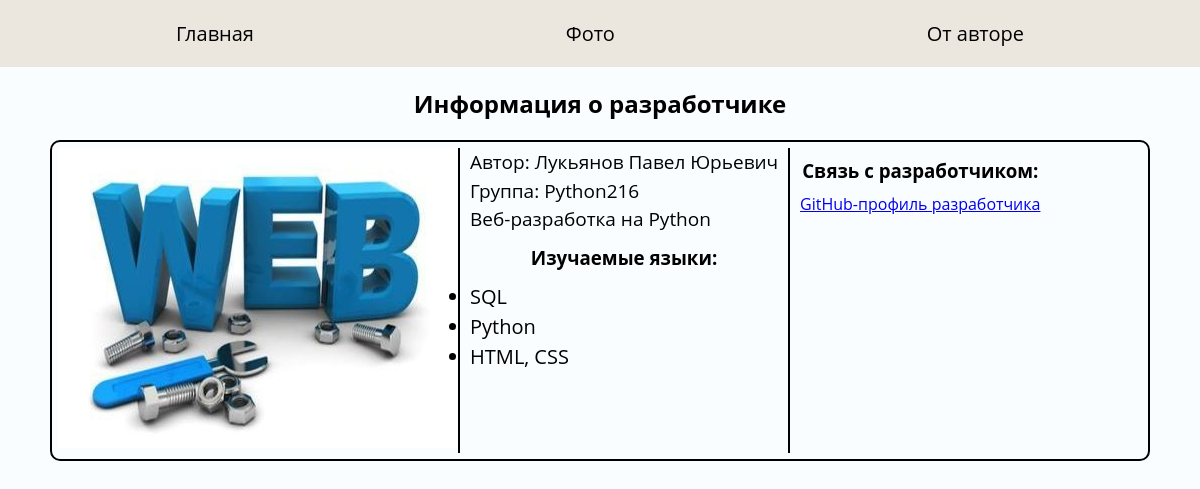
/about, run on the app's committed database.
### tables this page shows
CREATE TABLE menu (
    id INTEGER PRIMARY KEY AUTOINCREMENT,
    title TEXT NOT NULL,
    url TEXT NOT NULL
);

### main.py (the view)
@app.route('/about')
def about():
    db_con = connect_db()
    db = DataBase(db_con)
    return render_template('about.html', title='Об авторе', menu=db.get_menu())

### DataBase.py (called while the page is built)
    def _get_objects(self, table):
        try:
            self.__cur.execute(f'SELECT * from {table}')
            res = self.__cur.fetchall()
            if res:
                return res
        except IOError:
            print('Ошибка чтения данных')
        return []

    def get_menu(self):
        return self._get_objects('menu')

### main.py (called while the page is built)
def connect_db():
    con = sqlite3.connect(app.config['DATABASE'])
    con.row_factory = sqlite3.Row
    return con

### templates/about.html (shortened to what this page needs)
{% extends 'main.html' %}
{% block css %}
    <link rel="stylesheet" href="{{ url_for('static', filename='css/about.css') }}">
{% endblock %}
{% block content %}
    {{ super() }}
<div class="info-block container">
    <h2>Информация о разработчике</h2>
    <div class="dev-block">
        <div class="auth-img">
            <img src="../static/img/auth-img.jpg" width="400" height="300" alt="фотография">
        </div>
        <div class="auth-info">
            <p>Автор: Лукьянов Павел Юрьевич</p>
            <p>Группа: Python216</p>
            <p>Веб-разработка на Python</p>
            <h3>Изучаемые языки:</h3>
            <ul>
                <li>SQL</li>
                <li>Python</li>
                <li>HTML, CSS</li>
            </ul>
        </div>
        <div class="other-links">
            <h3>Связь с разработчиком: </h3>
            <a href="https://github.com/pavellukyanov08?tab=repositories"><p>GitHub-профиль разработчика</a>
        </div>
    </div>
</div>
{% endblock %}

### templates/main.html (shortened to what this page needs)
<!DOCTYPE html>
<html lang="en">
<head>
    <link href="{{ url_for('static', filename='css/style.css') }}" rel="stylesheet" type="text/css">
    {% block css %} {% endblock %}
</head>
<body>
    {% block content %}
    <ul class="menu">
        {% for i in menu %}
        <li>
            <a href="{{ i.url }}">{{ i.title }}</a>
        </li>
        {% endfor %}
    </ul>
    {% endblock %}
</body>
</html>

### static/css/style.css (style rules this page uses)
.container, body, html { box-sizing: border-box; }
h1, h2, h3, p, ul { margin: 0; padding: 0; }
body { padding: 0; font-weight: 400; font-family: "Open Sans", "Arial", sans-serif; background-color: #f9fdff; margin: 0; }
.menu { display: flex; justify-content: space-around; list-style: none; font-size: 20px; background: rgb(236, 231, 222); padding: 20px; margin-top: 0; }
.menu a { text-decoration: none; color: black; }
h2 { text-align: center; padding: 50px 50px; }

### static/css/about.css (style rules this page uses)
.container, body, html { box-sizing: border-box; }
h1, h2, h3, p { margin: 0; padding: 0; }
body { padding: 0; font-weight: 400; font-family: "Open Sans", "Arial", sans-serif; background-color: #f9fdff; margin: 0; }
.container { max-width: 1100px; min-width: 320px; margin: 0 auto; }
h2 { text-align: center; padding: 20px 0 20px 0; }
.auth-info p { font-size: 19px; }
.info-block { margin: 0 auto; }
.dev-block { display: flex; padding: 6px; border: 2px solid black; border-radius: 10px; }
.auth-img { border-right: 2px solid black; }
.auth-info { padding: 0 10px; line-height: 1.5; border-right: 2px solid black; }
h3 { text-align: center; padding: 10px 0; }
li { font-size: 20px; }
.other-links p { text-decoration: none; color: black; padding: 0 10px; text-align: justify; padding-bottom: 0.5em; }

### data on the page
menu: title "Главная"
menu: title "Фото"
menu: title "От авторе"
